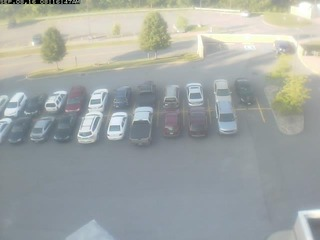
#> input picture West-Virginia-parking-lot/Firstlinetest2.jpg, 320 x 240 px
$ python Drawlines1.py
#> lines starting #> are read from the running program, lines starting #| are printed output that depends on the picture; after the words box and inside, x2 and y2 are one past the last pixel; in counts of white or black regions, pixels touching at a corner belong together
import numpy as np
import cv2
import json


with open('parking1test.json') as data_file:
#> (reads West-Virginia-parking-lot/parking1test.json from the repository)
    data = json.load(data_file)

# Create a black image
#img = np.zeros((512,512,3), np.uint8)
img = cv2.imread('Firstlinetest2.jpg')
#> img is the input picture: shape (240, 320, 3); mean B, G, R 164.4, 167.3, 161.9

# [8 lines of commented-out code are left out]

for i in range(0,27): #Change for how many spots
    print(chr(65+i))
    cv2.line(img,(int(data[chr(65+i)][0]['x']),int(data[chr(65+i)][0]['y'])),(int(data[chr(65+i)][1]['x']),int(data[chr(65+i)][1]['y'])) # 1 -> 2
,(255,0,0),1)
    cv2.line(img,(int(data[chr(65+i)][0]['x']),int(data[chr(65+i)][0]['y'])),(int(data[chr(65+i)][2]['x']),int(data[chr(65+i)][2]['y'])) #1 ->3
,(255,0,0),1)
    cv2.line(img,(int(data[chr(65+i)][1]['x']),int(data[chr(65+i)][1]['y'])),(int(data[chr(65+i)][3]['x']),int(data[chr(65+i)][3]['y'])) #2 -> 4
,(255,0,0),1)
    cv2.line(img,(int(data[chr(65+i)][2]['x']),int(data[chr(65+i)][2]['y'])),(int(data[chr(65+i)][3]['x']),int(data[chr(65+i)][3]['y'])) #3 -> 4
,(255,0,0),1)
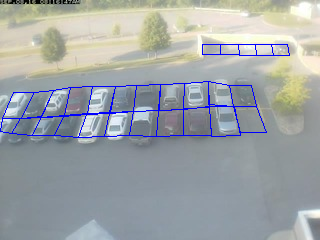
#> img: shape (240, 320, 3); 2.21% of pixels changed, all inside (x1, y1, x2, y2) = (0, 44, 290, 138)

# i = 7
# print(chr(65+i))
#
#cv2.line(img,(int(data[chr(65+i)][0]['x']),int(data[chr(65+i)][0]['y'])),(int(data[chr(65+i)][1]['x']),int(data[chr(65+i)][1]['y'])),(
#255,0,0),1)

cv2.imwrite('out.jpg',img)
